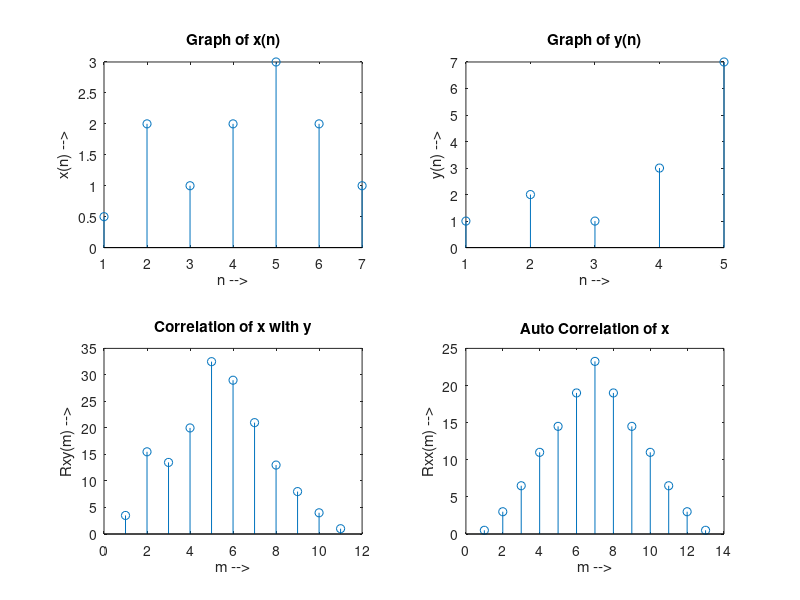

Write MATLAB code to recreate this figure.
%Correlation of x(n) with y(n) i.e. Rxy()
clc
clear all
x=[0.5 2 1 2 3 2 1];
y=[1,2,1,3,7];
x
y
l=length(x);
m=length(y);

n=l+m-1;

x_=zeros(1,l+(2*(m-1)));

for k=m:l+m-1
    x_(k)=x(k-m+1);
end
x_
for k=1:n
    Rxy(k)=0;
    for r=1:m
        Rxy(k)=Rxy(k)+y(r)*x_(r+k-1);
    end
end
Rxy
xcorr(x,y)

%For auto correlation 

n=l+l-1;
x_=zeros(1,l+(2*(l-1)));
for k=l:l+l-1
    x_(k)=x(k-l+1);
end
x_
for k=1:n
    Rxx(k)=0;
    for r=1:l
        Rxx(k)=Rxx(k)+x(r)*x_(r+k-1);
    end
end
Rxx
xcorr(x,x)
subplot(221),stem(x)
title('Graph of x(n)')
xlabel('n -->')
ylabel('x(n) -->')
subplot(222),stem(y)
xlabel('n -->')
ylabel('y(n) -->')
title('Graph of y(n)')
subplot(223),stem(Rxy)
xlabel('m -->')
ylabel('Rxy(m) -->')
title('Correlation of x with y')
subplot(224),stem(Rxx)
xlabel('m -->')
ylabel('Rxx(m) -->')
title('Auto Correlation of x')